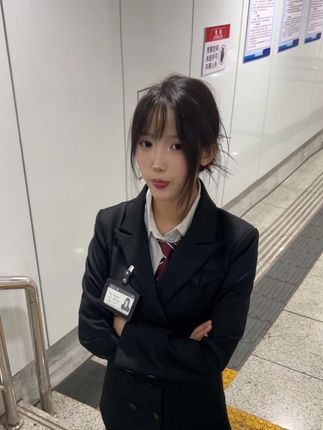
#> input picture assets/ref/xing1.jpg, 323 x 430 px
$ python -i bg_cut.py   (imports and definitions only)
#> lines starting #> are read from the running program, lines starting #| are printed output that depends on the picture; after the words box and inside, x2 and y2 are one past the last pixel; in counts of white or black regions, pixels touching at a corner belong together
# -*- coding: utf-8 -*-
"""把生成图转成真透明底。

背景色不固定：宿主转码后可能是「黑底 RGB」、也可能是「白底 RGB」、或者干脆保留 RGBA。
这里先采样画布四边推断底色，再用「逐行游程 + 并查集」只清掉与边缘连通的那一块，
被人物包住的同色区域（白围裙 / 深色靴子）会被保留。

PIL 13 的 ImageDraw.floodfill 实测不生效（不报错也不改像素），所以不用它。
"""
import numpy as np
from PIL import Image, ImageFilter


def _runs_mask(bgmask: np.ndarray):
    """逐行把 bgmask 切成连续段，返回 (runs, row_runs)。"""
    h, w = bgmask.shape
    runs = []
    row_runs = []
    for y in range(h):
        row = bgmask[y]
        idx = []
        x = 0
        while x < w:
            if row[x]:
                x0 = x
                while x < w and row[x]:
                    x += 1
                idx.append(len(runs))
                runs.append((y, x0, x - 1))
            else:
                x += 1
        row_runs.append(idx)
    return runs, row_runs


def _border_ids(runs, row_runs, w, h):
    """并查集合并上下相邻段，返回所有落到画布边缘的连通域根节点。"""
    parent = list(range(len(runs)))

    def find(a):
        while parent[a] != a:
            parent[a] = parent[parent[a]]
            a = parent[a]
        return a

    for y in range(1, h):
        for i in row_runs[y]:
            _, a0, a1 = runs[i]
            for j in row_runs[y - 1]:
                _, b0, b1 = runs[j]
                if a0 <= b1 + 1 and b0 <= a1 + 1:
                    ra, rb = find(i), find(j)
                    if ra != rb:
                        parent[rb] = ra

    border = set()
    for i in row_runs[0]:
        border.add(find(i))
    for i in row_runs[h - 1]:
        border.add(find(i))
    for i, (_, x0, x1) in enumerate(runs):
        if x0 == 0 or x1 == w - 1:
            border.add(find(i))
    return border, find


def clear_bg(im: Image.Image, mode: str = "auto", feather: bool = True) -> Image.Image:
    rgb = im.convert("RGB")
    w, h = rgb.size
    arr = np.asarray(rgb).astype(np.int16)

    edge = np.concatenate([arr[0], arr[-1], arr[:, 0], arr[:, -1]])
    med = np.median(edge, axis=0)               # 边缘中位色 ≈ 底色

    if mode == "auto":
        mode = "dark" if float(med.mean()) < 110 else "light"

    if mode == "dark":
        bgmask = (arr.max(axis=2) <= 30)        # 近纯黑
    else:
        bgmask = (arr.min(axis=2) >= 238)       # 近纯白

    runs, row_runs = _runs_mask(bgmask)
    if not runs:
        return rgb.convert("RGBA")

    border, find = _border_ids(runs, row_runs, w, h)
    alpha = np.full((h, w), 255, dtype=np.uint8)
    for i, (y, x0, x1) in enumerate(runs):
        if find(i) in border:
            alpha[y, x0:x1 + 1] = 0

    out = rgb.convert("RGBA")
    a = Image.fromarray(alpha, "L")
    if feather:
        a = a.filter(ImageFilter.GaussianBlur(0.6))
    out.putalpha(a)
    return out


# [11 lines not run here, left out]

>>> from PIL import Image
>>> picture = Image.open('../assets/ref/xing1.jpg')
#> picture is the input picture: PIL image 323x430 RGB; mean R, G, B 137.2, 132.2, 127.8
>>> result = clear_bg(picture)
#> in clear_bg, `edge = np.concatenate([arr[0], arr[-1], arr[:, 0], arr[:, -1]])`: edge = 1506 rows, first 8: [119, 114, 111], [124, 119, 116], [188, 183, 180], [226, 221, 218], [212, 207, 204], [211, 206, 203], [216, 210, 210], [212, 206, 206]
#> in clear_bg, `med = np.median(edge, axis=0)`: med = [190, 181, 172]
#> in clear_bg, `mode = "dark" if float(med.mean()) < 110 else "light"`: mode = 'light'
#> in clear_bg, `bgmask = (arr.min(axis=2) >= 238)`:
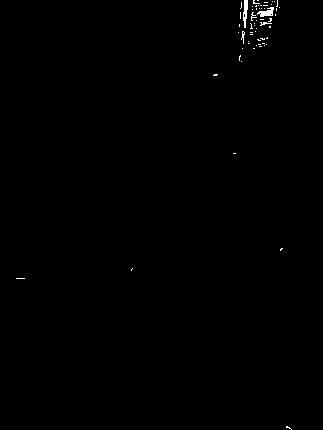
#> bgmask: shape (430, 323) bool; 0.31% white in thin lines or dots, all inside (x1, y1, x2, y2) = (16, 0, 292, 430)
#> after the loop in _runs_mask, `for y in range(h):`: row_runs = 430 items, first 6: [0, 1, 2, 3], [4, 5, 6, 7, 8], [9, 10, 11, 12, 13], [14, 15, 16, 17], [18, 19, 20, 21], [22, 23, 24, 25, 26, 27, 28]; runs = 186 items, first 6: (0, 244, 247), (0, 253, 254), (0, 257, 258), (0, 277, 277), (1, 244, 247), (1, 253, 253)
#> in _border_ids, `parent = list(range(len(runs)))`: parent = 186 values from 0 to 185
#> after the loop in _border_ids, `for y in range(1, h):`: parent = 186 values, max 185 at index 184, min 2 at index 2, mean 95.05
#> the loop in _border_ids, `for i in row_runs[0]:` made 4 passes
#> after the loop in _border_ids, `for i in row_runs[0]:`: border = 4 items
#> the loop in _border_ids, `for i in row_runs[h - 1]:` made 1 pass
#> i on pass 1: 185
#> after the loop in _border_ids, `for i in row_runs[h - 1]:`: border = 5 items
#> the loop in _border_ids, `for i, (_, x0, x1) in enumerate(runs):` made 186 passes
#> (x0, x1) on passes 1 to 3: (244, 247), (253, 254), (257, 258)
#> the loop in clear_bg, `for i, (y, x0, x1) in enumerate(runs):` made 186 passes
#> after the loop in clear_bg, `for i, (y, x0, x1) in enumerate(runs):`:
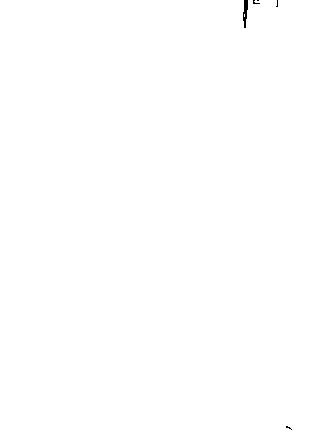
#> alpha: shape (430, 323); 99.9% white; 5 black regions (4 under 20 px), largest, box (x1, y1, x2, y2) and area: (243, 0, 248, 28) 91

$ run again, on assets/ref/xing3.jpg
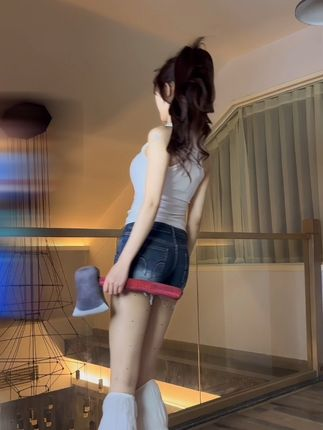
#> input picture assets/ref/xing3.jpg, 323 x 430 px
#> picture is the input picture: PIL image 323x430 RGB; mean R, G, B 120.8, 100.9, 85.7
#> edge = 1506 rows, first 8: [114, 92, 71], [114, 92, 71], [114, 92, 71], [114, 92, 71], [114, 92, 71], [114, 92, 71], [114, 92, 71], [114, 92, 71]
#> med = [114, 94, 84]
#> mode = 'dark'
#> in clear_bg, `bgmask = (arr.max(axis=2) <= 30)`:
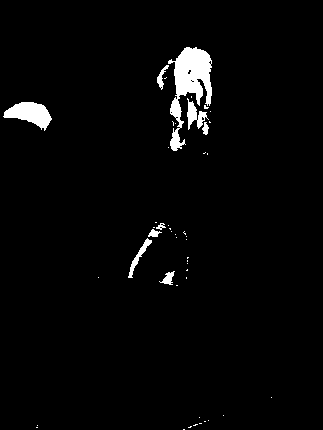
#> bgmask: shape (430, 323) bool; 2.7% white; 47 white regions (38 under 20 px), largest, box (x1, y1, x2, y2) and area: (168, 47, 212, 151) 2008, (3, 102, 52, 131) 783, (187, 98, 209, 130) 291
#> after the loop in _runs_mask, `for y in range(h):`: row_runs = 430 items, first 6: [], [], [], [], [], []; runs = 439 items, first 6: (47, 186, 189), (47, 195, 196), (48, 184, 191), (48, 193, 196), (49, 184, 200), (50, 183, 203)
#> in clear_bg, `runs, row_runs = _runs_mask(bgmask)`: row_runs = 430 items, first 6: [], [], [], [], [], []
#> in _border_ids, `parent = list(range(len(runs)))`: parent = 439 values from 0 to 438
#> after the loop in _border_ids, `for y in range(1, h):`: parent = 439 values, max 438 at index 438, min 2 at index 0, mean 221.6
#> after the loop in _border_ids, `for i in row_runs[0]:`: border = 0 items
#> the loop in _border_ids, `for i in row_runs[h - 1]:` made 1 pass
#> i on pass 1: 438
#> after the loop in _border_ids, `for i in row_runs[h - 1]:`: border = 1 item
#> the loop in _border_ids, `for i, (_, x0, x1) in enumerate(runs):` made 439 passes
#> (x0, x1) on passes 1 to 3: (186, 189), (195, 196), (184, 191)
#> the loop in clear_bg, `for i, (y, x0, x1) in enumerate(runs):` made 439 passes
